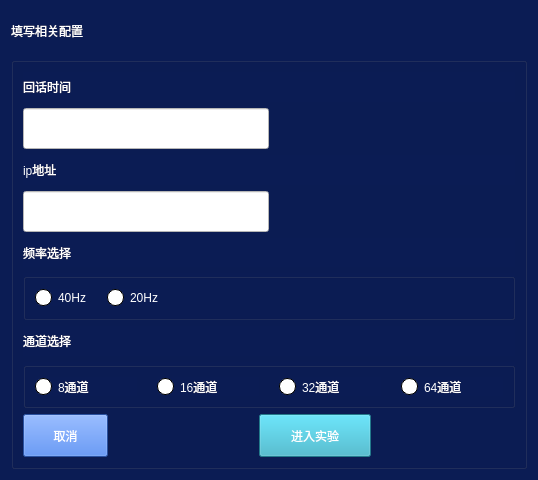
<?xml version="1.0" encoding="UTF-8"?>
<ui version="4.0">
 <class>config</class>
 <widget class="QWidget" name="config">
  <property name="geometry">
   <rect>
    <x>0</x>
    <y>0</y>
    <width>538</width>
    <height>480</height>
   </rect>
  </property>
  <property name="windowTitle">
   <string>Form</string>
  </property>
  <property name="styleSheet">
   <string notr="true">*{
background-color:rgb(11, 28, 84);
color:rgb(255,255,255);
}
QRadioButton::indicator{
	width:15px;
	height:15px;
	border-radius:8px;
	border-style: solid;
	border-width: 1px;
	border-color: black;
}
QRadioButton::indicator:checked {
	background-color:green;
}
QRadioButton::indicator:unchecked {
	background-color:rgb(255, 255, 255);
}
QLineEdit{
	background-color:rgb(255,255,255);
	color:rgb(0,0,0);
}</string>
  </property>
  <layout class="QVBoxLayout" name="verticalLayout_2">
   <item>
    <widget class="QLabel" name="label">
     <property name="maximumSize">
      <size>
       <width>16777215</width>
       <height>40</height>
      </size>
     </property>
     <property name="styleSheet">
      <string notr="true"/>
     </property>
     <property name="text">
      <string>填写相关配置</string>
     </property>
    </widget>
   </item>
   <item>
    <widget class="QGroupBox" name="groupBox">
     <property name="title">
      <string/>
     </property>
     <layout class="QVBoxLayout" name="verticalLayout">
      <item>
       <widget class="QLabel" name="label_2">
        <property name="text">
         <string>回话时间</string>
        </property>
       </widget>
      </item>
      <item>
       <layout class="QHBoxLayout" name="horizontalLayout_4">
        <item>
         <widget class="QLineEdit" name="retTime">
          <property name="minimumSize">
           <size>
            <width>210</width>
            <height>41</height>
           </size>
          </property>
         </widget>
        </item>
        <item>
         <spacer name="horizontalSpacer_3">
          <property name="orientation">
           <enum>Qt::Horizontal</enum>
          </property>
          <property name="sizeHint" stdset="0">
           <size>
            <width>40</width>
            <height>20</height>
           </size>
          </property>
         </spacer>
        </item>
       </layout>
      </item>
      <item>
       <widget class="QLabel" name="label_3">
        <property name="text">
         <string>ip地址</string>
        </property>
       </widget>
      </item>
      <item>
       <layout class="QHBoxLayout" name="horizontalLayout_5">
        <item>
         <widget class="QLineEdit" name="ipAddress">
          <property name="minimumSize">
           <size>
            <width>210</width>
            <height>41</height>
           </size>
          </property>
         </widget>
        </item>
        <item>
         <spacer name="horizontalSpacer_2">
          <property name="orientation">
           <enum>Qt::Horizontal</enum>
          </property>
          <property name="sizeHint" stdset="0">
           <size>
            <width>40</width>
            <height>20</height>
           </size>
          </property>
         </spacer>
        </item>
       </layout>
      </item>
      <item>
       <widget class="QLabel" name="label_4">
        <property name="text">
         <string>频率选择</string>
        </property>
       </widget>
      </item>
      <item>
       <widget class="QGroupBox" name="frequency">
        <property name="title">
         <string/>
        </property>
        <layout class="QHBoxLayout" name="horizontalLayout">
         <property name="spacing">
          <number>20</number>
         </property>
         <item>
          <widget class="QRadioButton" name="h40">
           <property name="text">
            <string>40Hz</string>
           </property>
          </widget>
         </item>
         <item>
          <widget class="QRadioButton" name="h20">
           <property name="text">
            <string>20Hz</string>
           </property>
          </widget>
         </item>
         <item>
          <spacer name="horizontalSpacer">
           <property name="orientation">
            <enum>Qt::Horizontal</enum>
           </property>
           <property name="sizeHint" stdset="0">
            <size>
             <width>40</width>
             <height>20</height>
            </size>
           </property>
          </spacer>
         </item>
        </layout>
       </widget>
      </item>
      <item>
       <widget class="QLabel" name="label_5">
        <property name="text">
         <string>通道选择</string>
        </property>
       </widget>
      </item>
      <item>
       <widget class="QGroupBox" name="channels">
        <property name="title">
         <string/>
        </property>
        <layout class="QHBoxLayout" name="horizontalLayout_2">
         <property name="spacing">
          <number>20</number>
         </property>
         <item>
          <widget class="QRadioButton" name="c8">
           <property name="text">
            <string>8通道</string>
           </property>
          </widget>
         </item>
         <item>
          <widget class="QRadioButton" name="c16">
           <property name="text">
            <string>16通道</string>
           </property>
          </widget>
         </item>
         <item>
          <widget class="QRadioButton" name="c32">
           <property name="text">
            <string>32通道</string>
           </property>
          </widget>
         </item>
         <item>
          <widget class="QRadioButton" name="c64">
           <property name="text">
            <string>64通道</string>
           </property>
          </widget>
         </item>
        </layout>
       </widget>
      </item>
      <item>
       <layout class="QHBoxLayout" name="horizontalLayout_3">
        <item>
         <widget class="QPushButton" name="cancel">
          <property name="minimumSize">
           <size>
            <width>85</width>
            <height>43</height>
           </size>
          </property>
          <property name="styleSheet">
           <string notr="true">background-color: rgb(57, 114, 224);</string>
          </property>
          <property name="text">
           <string>取消</string>
          </property>
         </widget>
        </item>
        <item>
         <spacer name="horizontalSpacer_5">
          <property name="orientation">
           <enum>Qt::Horizontal</enum>
          </property>
          <property name="sizeHint" stdset="0">
           <size>
            <width>40</width>
            <height>20</height>
           </size>
          </property>
         </spacer>
        </item>
        <item>
         <widget class="QPushButton" name="start">
          <property name="minimumSize">
           <size>
            <width>112</width>
            <height>43</height>
           </size>
          </property>
          <property name="styleSheet">
           <string notr="true">background-color: rgb(48, 171, 195);</string>
          </property>
          <property name="text">
           <string>进入实验</string>
          </property>
         </widget>
        </item>
        <item>
         <spacer name="horizontalSpacer_4">
          <property name="orientation">
           <enum>Qt::Horizontal</enum>
          </property>
          <property name="sizeHint" stdset="0">
           <size>
            <width>40</width>
            <height>20</height>
           </size>
          </property>
         </spacer>
        </item>
       </layout>
      </item>
     </layout>
    </widget>
   </item>
  </layout>
 </widget>
 <resources/>
 <connections/>
</ui>
